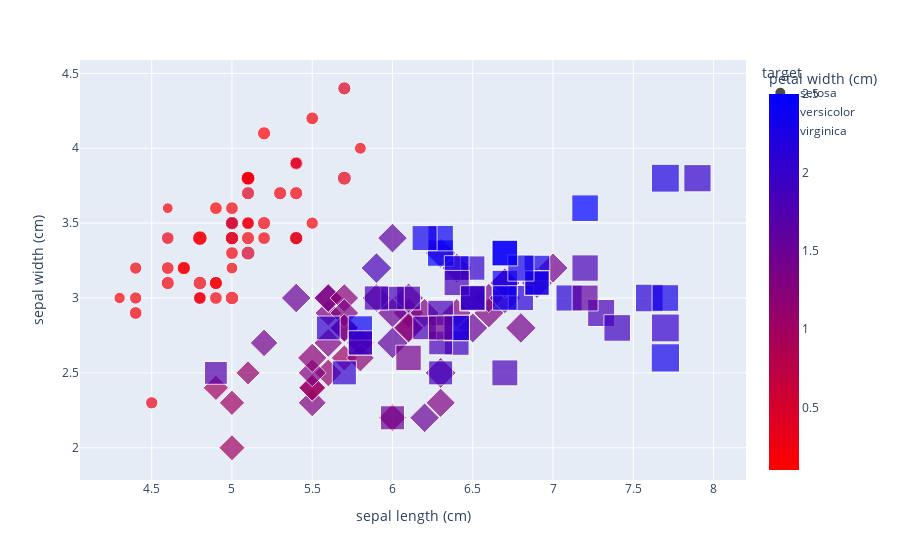

The notebook cell saved with this chart:
### Code cell
px.scatter(data_frame=data,
           x='sepal length (cm)',
           y='sepal width (cm)',
           size='petal length (cm)',
           color='petal width (cm)',
           symbol='target',
           color_continuous_scale='Bluered_r')

### Figure 1 — Plotly figure (JSON) as saved in the notebook; plotly's stock layout.template omitted (floating-point values rounded to 4 significant figures)
{"data": [{"hovertemplate": "target=setosa<br>sepal length (cm)=%{x}<br>sepal width (cm)=%{y}<br>petal length (cm)=%{marker.size}<br>petal width (cm)=%{marker.color}<extra></extra>", "legendgroup": "setosa", "marker": {"color": [0.2, 0.2, 0.2, 0.2, 0.2, 0.4, 0.3, 0.2, 0.2, 0.1, 0.2, 0.2, 0.1, 0.1, 0.2, 0.4, 0.4, 0.3, 0.3, 0.3, 0.2, 0.4, 0.2, 0.5, 0.2, 0.2, 0.4, 0.2, 0.2, 0.2, 0.2, 0.4, 0.1, 0.2, 0.2, 0.2, 0.2, 0.1, 0.2, 0.2, 0.3, 0.3, 0.2, 0.6, 0.4, 0.3, 0.2, 0.2, 0.2, 0.2], "coloraxis": "coloraxis", "size": [1.4, 1.4, 1.3, 1.5, 1.4, 1.7, 1.4, 1.5, 1.4, 1.5, 1.5, 1.6, 1.4, 1.1, 1.2, 1.5, 1.3, 1.4, 1.7, 1.5, 1.7, 1.5, 1, 1.7, 1.9, 1.6, 1.6, 1.5, 1.4, 1.6, 1.6, 1.5, 1.5, 1.4, 1.5, 1.2, 1.3, 1.4, 1.3, 1.5, 1.3, 1.3, 1.3, 1.6, 1.9, 1.4, 1.6, 1.4, 1.5, 1.4], "sizemode": "area", "sizeref": 0.01725, "symbol": "circle"}, "mode": "markers", "name": "setosa", "orientation": "v", "showlegend": true, "type": "scatter", "x": [5.1, 4.9, 4.7, 4.6, 5, 5.4, 4.6, 5, 4.4, 4.9, 5.4, 4.8, 4.8, 4.3, 5.8, 5.7, 5.4, 5.1, 5.7, 5.1, 5.4, 5.1, 4.6, 5.1, 4.8, 5, 5, 5.2, 5.2, 4.7, 4.8, 5.4, 5.2, 5.5, 4.9, 5, 5.5, 4.9, 4.4, 5.1, 5, 4.5, 4.4, 5, 5.1, 4.8, 5.1, 4.6, 5.3, 5], "xaxis": "x", "y": [3.5, 3, 3.2, 3.1, 3.6, 3.9, 3.4, 3.4, 2.9, 3.1, 3.7, 3.4, 3, 3, 4, 4.4, 3.9, 3.5, 3.8, 3.8, 3.4, 3.7, 3.6, 3.3, 3.4, 3, 3.4, 3.5, 3.4, 3.2, 3.1, 3.4, 4.1, 4.2, 3.1, 3.2, 3.5, 3.6, 3, 3.4, 3.5, 2.3, 3.2, 3.5, 3.8, 3, 3.8, 3.2, 3.7, 3.3], "yaxis": "y"}, {"hovertemplate": "target=versicolor<br>sepal length (cm)=%{x}<br>sepal width (cm)=%{y}<br>petal length (cm)=%{marker.size}<br>petal width (cm)=%{marker.color}<extra></extra>", "legendgroup": "versicolor", "marker": {"color": [1.4, 1.5, 1.5, 1.3, 1.5, 1.3, 1.6, 1, 1.3, 1.4, 1, 1.5, 1, 1.4, 1.3, 1.4, 1.5, 1, 1.5, 1.1, 1.8, 1.3, 1.5, 1.2, 1.3, 1.4, 1.4, 1.7, 1.5, 1, 1.1, 1, 1.2, 1.6, 1.5, 1.6, 1.5, 1.3, 1.3, 1.3, 1.2, 1.4, 1.2, 1, 1.3, 1.2, 1.3, 1.3, 1.1, 1.3], "coloraxis": "coloraxis", "size": [4.7, 4.5, 4.9, 4, 4.6, 4.5, 4.7, 3.3, 4.6, 3.9, 3.5, 4.2, 4, 4.7, 3.6, 4.4, 4.5, 4.1, 4.5, 3.9, 4.8, 4, 4.9, 4.7, 4.3, 4.4, 4.8, 5, 4.5, 3.5, 3.8, 3.7, 3.9, 5.1, 4.5, 4.5, 4.7, 4.4, 4.1, 4, 4.4, 4.6, 4, 3.3, 4.2, 4.2, 4.2, 4.3, 3, 4.1], "sizemode": "area", "sizeref": 0.01725, "symbol": "diamond"}, "mode": "markers", "name": "versicolor", "orientation": "v", "showlegend": true, "type": "scatter", "x": [7, 6.4, 6.9, 5.5, 6.5, 5.7, 6.3, 4.9, 6.6, 5.2, 5, 5.9, 6, 6.1, 5.6, 6.7, 5.6, 5.8, 6.2, 5.6, 5.9, 6.1, 6.3, 6.1, 6.4, 6.6, 6.8, 6.7, 6, 5.7, 5.5, 5.5, 5.8, 6, 5.4, 6, 6.7, 6.3, 5.6, 5.5, 5.5, 6.1, 5.8, 5, 5.6, 5.7, 5.7, 6.2, 5.1, 5.7], "xaxis": "x", "y": [3.2, 3.2, 3.1, 2.3, 2.8, 2.8, 3.3, 2.4, 2.9, 2.7, 2, 3, 2.2, 2.9, 2.9, 3.1, 3, 2.7, 2.2, 2.5, 3.2, 2.8, 2.5, 2.8, 2.9, 3, 2.8, 3, 2.9, 2.6, 2.4, 2.4, 2.7, 2.7, 3, 3.4, 3.1, 2.3, 3, 2.5, 2.6, 3, 2.6, 2.3, 2.7, 3, 2.9, 2.9, 2.5, 2.8], "yaxis": "y"}, {"hovertemplate": "target=virginica<br>sepal length (cm)=%{x}<br>sepal width (cm)=%{y}<br>petal length (cm)=%{marker.size}<br>petal width (cm)=%{marker.color}<extra></extra>", "legendgroup": "virginica", "marker": {"color": [2.5, 1.9, 2.1, 1.8, 2.2, 2.1, 1.7, 1.8, 1.8, 2.5, 2, 1.9, 2.1, 2, 2.4, 2.3, 1.8, 2.2, 2.3, 1.5, 2.3, 2, 2, 1.8, 2.1, 1.8, 1.8, 1.8, 2.1, 1.6, 1.9, 2, 2.2, 1.5, 1.4, 2.3, 2.4, 1.8, 1.8, 2.1, 2.4, 2.3, 1.9, 2.3, 2.5, 2.3, 1.9, 2, 2.3, 1.8], "coloraxis": "coloraxis", "size": [6, 5.1, 5.9, 5.6, 5.8, 6.6, 4.5, 6.3, 5.8, 6.1, 5.1, 5.3, 5.5, 5, 5.1, 5.3, 5.5, 6.7, 6.9, 5, 5.7, 4.9, 6.7, 4.9, 5.7, 6, 4.8, 4.9, 5.6, 5.8, 6.1, 6.4, 5.6, 5.1, 5.6, 6.1, 5.6, 5.5, 4.8, 5.4, 5.6, 5.1, 5.1, 5.9, 5.7, 5.2, 5, 5.2, 5.4, 5.1], "sizemode": "area", "sizeref": 0.01725, "symbol": "square"}, "mode": "markers", "name": "virginica", "orientation": "v", "showlegend": true, "type": "scatter", "x": [6.3, 5.8, 7.1, 6.3, 6.5, 7.6, 4.9, 7.3, 6.7, 7.2, 6.5, 6.4, 6.8, 5.7, 5.8, 6.4, 6.5, 7.7, 7.7, 6, 6.9, 5.6, 7.7, 6.3, 6.7, 7.2, 6.2, 6.1, 6.4, 7.2, 7.4, 7.9, 6.4, 6.3, 6.1, 7.7, 6.3, 6.4, 6, 6.9, 6.7, 6.9, 5.8, 6.8, 6.7, 6.7, 6.3, 6.5, 6.2, 5.9], "xaxis": "x", "y": [3.3, 2.7, 3, 2.9, 3, 3, 2.5, 2.9, 2.5, 3.6, 3.2, 2.7, 3, 2.5, 2.8, 3.2, 3, 3.8, 2.6, 2.2, 3.2, 2.8, 2.8, 2.7, 3.3, 3.2, 2.8, 3, 2.8, 3, 2.8, 3.8, 2.8, 2.8, 2.6, 3, 3.4, 3.1, 3, 3.1, 3.1, 3.1, 2.7, 3.2, 3.3, 3, 2.5, 3, 3.4, 3], "yaxis": "y"}], "layout": {"coloraxis": {"colorbar": {"title": {"text": "petal width (cm)"}}, "colorscale": [[0, "rgb(255,0,0)"], [1, "rgb(0,0,255)"]]}, "legend": {"itemsizing": "constant", "title": {"text": "target"}, "tracegroupgap": 0}, "margin": {"t": 60}, "xaxis": {"anchor": "y", "domain": [0, 1], "title": {"text": "sepal length (cm)"}}, "yaxis": {"anchor": "x", "domain": [0, 1], "title": {"text": "sepal width (cm)"}}}}
